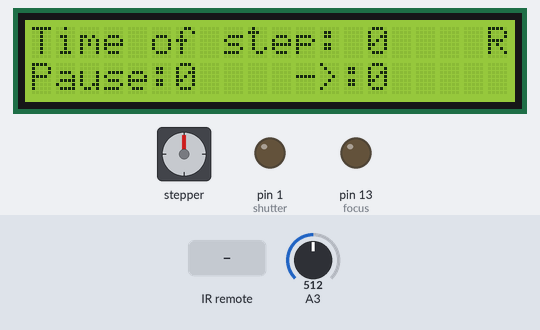
Recording of a sketch running on a simulated Arduino Uno, built with avr-gcc and run on an emulated ATmega328P. Shown: stepper motor, 20×2 character LCD, output pins drawn as LEDs (lit = HIGH). Wiring (inferred from the names in the program): stepper motor (2048 steps per turn assumed): coils pin 6, pin 7, pin 8, pin 9. Inputs (shaded band) come from the test bench; at power-on: A3 = 512. Pins used as bus, display or sensor lines are not drawn.

Above: at 2.2 s.
2.3 s: infrared code 0x8B7FA05 received
At 2.54 s:
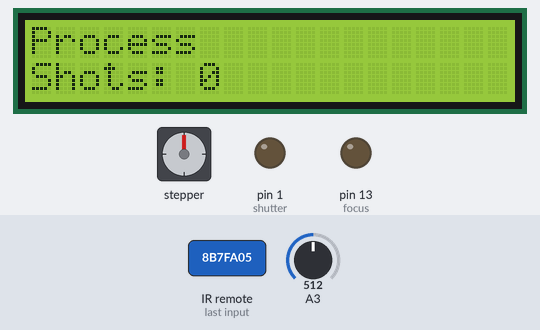
4.7 s: A3 set to 0
At 5.6 s:
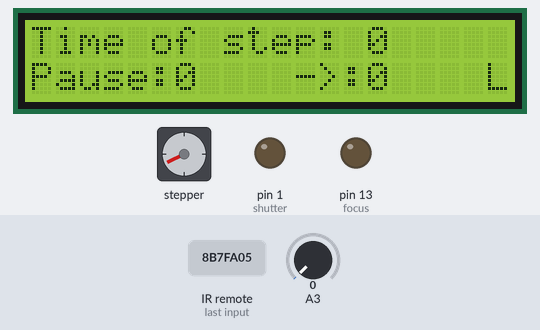
6.2 s: infrared code 0x8B7609F received
At 7.3 s:
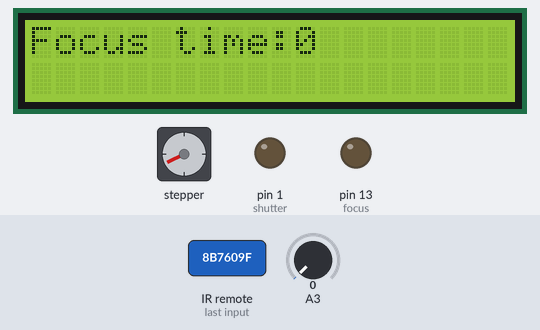
7.7 s: infrared code 0x8B722DD received
At 8.4 s:
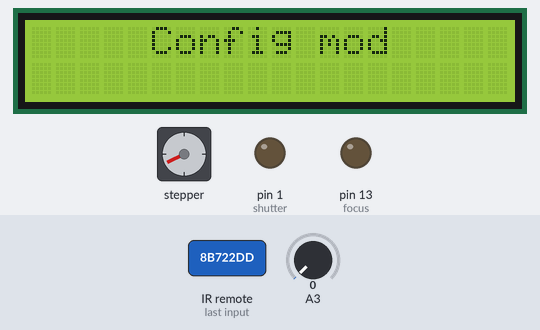
10.2 s: infrared code 0x8B7FA05 received
At 10.43 s:
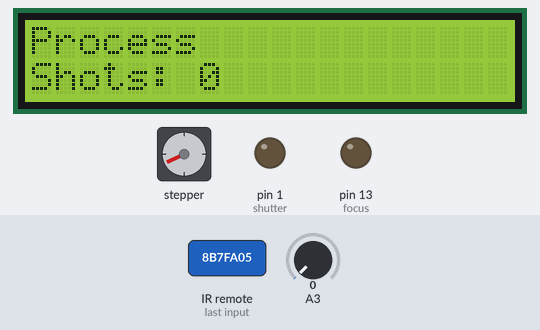
12.9 s: infrared code 0xFFFFFFFF received
Timing chart, 0 to 20.2 s (numbered marks = the images above; inputs shaded):
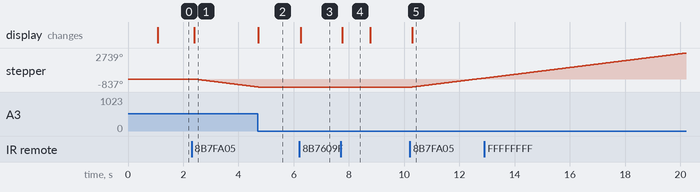

Measured:
- after the input at 2.3 s, stepper: keeps turning counter-clockwise at about 365°/s, starting after 0.11 s; the display: changes after 0.09 s (image 1)
- after the input at 4.7 s, stepper: goes on until 4.7 s, then stays -837°; the display: changes at once (image 2)
- after the input at 6.2 s, the display: changes after 0.06 s (image 3)
- after the input at 7.7 s, the display: changes after 0.06 s (image 4)
- after the input at 10.2 s, stepper: keeps turning clockwise at about 362°/s, starting after 0.09 s; the display: changes after 0.09 s (image 5)
- what the display in image 4 shows lasts 1.0 s, from 7.8 s to 8.8 s

The sketch:

TimeLapse.ino
```cpp
 #include <IRremote.h>
 #include <LiquidCrystal.h>
 #include <Stepper.h>


 int ir=0;
 int m1=6;
 int m2=7;
 int m3=8;
 int m4=9;
 int shutter=1;
 int focus=13;
 unsigned long int last=0,time=0;

 int speeed=0;
 int pause=0;
 int moving=0;
 int focustime=0;
 unsigned long moment;
 int shots=0;

 boolean FOCUS=false;
 boolean start=false;
 boolean conf=true;
 boolean reverse=false;
 boolean button=false;

 LiquidCrystal lcd(12, 11, 10, 5, 4, 3, 2);
 IRrecv irrecv(ir);
 decode_results results;
 decode_results menu;

 boolean t=false;


 void shoot(int pause, int focustime)
 {
   shots++;
   if(focustime)
   {
   digitalWrite(focus,HIGH);
   delay(focustime);
   digitalWrite(focus,LOW);
   }
   digitalWrite(shutter,HIGH);
   delay(pause+100);
   digitalWrite(shutter,LOW);
 }

 void ostanovka()
{
  if(pause) {
  digitalWrite(m1,LOW);
  digitalWrite(m2,LOW);
  digitalWrite(m3,LOW);
  digitalWrite(m4,LOW);
  if((millis()-time)>(moving)){time=0; delay(1000); shoot(pause,focustime); time = millis(); }}
}
void koncevik()
{
  if((analogRead(A3)==0) && (!button)) {start=false; conf=true; reverse=!reverse;button=true;}
}

void animation()
{
  lcd.setCursor(7,1);
 lcd.print(shots);
}

void setup()
{
  pinMode(m1, OUTPUT);
  pinMode(m2, OUTPUT);
  pinMode(m3, OUTPUT);
  pinMode(m4, OUTPUT);
  pinMode(shutter, OUTPUT);
  pinMode(focus, OUTPUT);
  digitalWrite(shutter,LOW);
  digitalWrite(focus,LOW);

  irrecv.enableIRIn();
  lcd.begin(20, 2);// задаем размерность дисплея
  lcd.print("Time-lapse slider");
  delay(1000);
  lcd.clear();

}


void loop()
{
  if (irrecv.decode(&results)) {
  if (results.value!=0xFFFFFFFF){delay(50); last=results.value;}
  else {results.value=last;}
irrecv.resume(); // Получить следующее значение
}


 if(analogRead(A3)!=0) button=false;

if(results.value==0x8B7FA05)
{conf=false;
FOCUS=false;
start=true;
moment=millis();
shots=0;
delay(30);
results.value=0;
lcd.clear();
lcd.print("Process");
lcd.setCursor(0,1);
lcd.print("Shots:");
}

if(results.value==0x8B7609F)
{ FOCUS=true;
conf=false;
start=false;
results.value=0;
 lcd.clear();
    lcd.setCursor(0, 0);
lcd.print("Focus time:");

}

  if(FOCUS)
  {

if(focustime<10)
{lcd.setCursor(12, 0);
lcd.print(" ");}
if(focustime<100)
{lcd.setCursor(13, 0);
lcd.print(" ");}
if(focustime<1000 && focustime>=100)
{lcd.setCursor(14, 0);
lcd.print(" ");}
lcd.setCursor(11, 0);
lcd.print(focustime);
if((results.value==0x8B73AC5)&&(FOCUS))
{focustime++;
results.value=0;}
if((results.value==0x8B71AE5)&&(FOCUS))
{focustime--;
results.value=0;}

if((results.value==0x8B77887)&&(FOCUS))
{focustime+=25;
results.value=0;}
if((results.value==0x8B758A7)&&(FOCUS))
{if(focustime<25) {focustime=0;}
else{
  focustime-=25;}
results.value=0;}

if((results.value==0x8B77A85)&&(FOCUS))
{focustime+=250;
results.value=0;}
if((results.value==0x8B7DA25)&&(FOCUS))
{if(focustime<250) {focustime=0;}
else{
  focustime-=250;}
results.value=0;}

  }


if(results.value==0x8B722DD)
{ conf=true;
FOCUS=false;
lcd.clear();
lcd.setCursor(5,0);
lcd.print("Config mod");
delay(1000);
lcd.clear();
start=false;
results.value=0;}


  if(conf)
  {
  digitalWrite(m1,LOW);
  digitalWrite(m2,LOW);
  digitalWrite(m3,LOW);
  digitalWrite(m4,LOW);
lcd.setCursor(0, 0);
lcd.print("Time of step: ");
if(speeed<10)
{lcd.setCursor(15, 0);
lcd.print(" ");}
if(speeed<100)
{lcd.setCursor(16, 0);
lcd.print(" ");}
if((speeed<1000)&&(speeed>=100))
{lcd.setCursor(17, 0);
lcd.print(" ");}
lcd.setCursor(14, 0);
lcd.print(speeed);

lcd.setCursor(0, 1);
lcd.print("Pause:");
if(pause<10)
{lcd.setCursor(7, 1);
lcd.print(" ");}
if(pause<100)
{lcd.setCursor(8, 1);
lcd.print(" ");}
if(pause<1000 && pause>=100)
{lcd.setCursor(9, 1);
lcd.print(" ");}
if(pause<10000 && pause>=1000)
{lcd.setCursor(10, 1);
lcd.print(" ");}


lcd.setCursor(6, 1);
lcd.print(pause);

lcd.setCursor(11, 1);
lcd.print("->:");
if(moving<10)
{lcd.setCursor(15, 1);
lcd.print(" ");}
if(moving<100)
{lcd.setCursor(16, 1);
lcd.print(" ");}
if(moving<1000 && moving>=100)
{lcd.setCursor(17, 1);
lcd.print(" ");}
if(moving<10000 && moving>=1000)
{lcd.setCursor(18, 1);
lcd.print(" ");}
lcd.setCursor(14, 1);
lcd.print(moving);

if(!reverse)
{lcd.setCursor(19,1);
lcd.print(" ");
lcd.setCursor(19,0);
lcd.print("R");
}
else
{
lcd.setCursor(19,0);
lcd.print(" ");
lcd.setCursor(19,1);
lcd.print("L");
}

if(results.value==0x8B718E7)
{pause=0; moving=0; speeed=0;
lcd.clear();
results.value=0;}


if((results.value==0x8B73AC5)&&(pause!=60000)&&(conf))
{pause++;
results.value=0;}
if((results.value==0x8B71AE5)&&(pause!=0)&&(conf))
{pause--;
results.value=0;}

if((results.value==0x8B77887)&&(pause!=60000)&&(conf))
{pause+=25;
results.value=0;}
if((results.value==0x8B758A7)&&(pause!=0)&&(conf))
{if(pause<25) {pause=0;}
else{
  pause-=25;}
results.value=0;}

if((results.value==0x8B77A85)&&(pause!=60000)&&(conf))
{pause+=250;
results.value=0;}
if((results.value==0x8B7DA25)&&(pause!=0)&&(conf))
{if(pause<250) {pause=0;}
else{
  pause-=250;}
results.value=0;}


if((results.value==0x8B7A05F)&&(moving!=99000))
{moving+=100;
results.value=0;}
if((results.value==0x8B7E21D)&&(moving!=0))
{moving-=100;
results.value=0;}

if((results.value==0x8B750AF)&&(speeed!=1000))
{speeed++;results.value=0;}
if((results.value==0x8B7906F)&&(speeed!=0))
{speeed--;results.value=0;}


 if(results.value==0x8B740BF)
 {reverse=!reverse;
 delay(50);
 results.value=0;}

 }


 if(start)
{
  if(!time) time = millis();

  if(!reverse)
  {
  // step 1
digitalWrite(m1, 1);
digitalWrite(m2, 0);
digitalWrite(m3, 1);
digitalWrite(m4, 0);
  delay (speeed);
  ostanovka();
  animation();
  koncevik();
    // step 2
digitalWrite(m1, 1);
digitalWrite(m2, 0);
digitalWrite(m3, 0);
digitalWrite(m4, 1);
  delay ( speeed);
  ostanovka();
  animation();
  koncevik();
    // step 3
digitalWrite(m1, 0);
digitalWrite(m2, 1);
digitalWrite(m3, 0);
digitalWrite(m4, 1);
  delay ( speeed);
  ostanovka();
  animation();
  koncevik();
    // step 4
digitalWrite(m1, 0);
digitalWrite(m2, 1);
digitalWrite(m3, 1);
digitalWrite(m4, 0);
  delay ( speeed);
  ostanovka();
  animation();
  koncevik();
  }
  else
  {
    // step 8
digitalWrite(m1, 0);
digitalWrite(m2, 1);
digitalWrite(m3, 1);
digitalWrite(m4, 0);
  delay ( speeed);
  ostanovka();
  animation();
  koncevik();
    // step 7
digitalWrite(m1,0);
digitalWrite(m2, 1);
digitalWrite(m3, 0);
digitalWrite(m4, 1);
  delay ( speeed);
  ostanovka();
  animation();
  koncevik();
    // step 6
digitalWrite(m1, 1);
digitalWrite(m2, 0);
digitalWrite(m3, 0);
digitalWrite(m4, 1);
  delay ( speeed);
  ostanovka();
  animation();
  koncevik();
    // step 5
digitalWrite(m1,1);
digitalWrite(m2, 0);
digitalWrite(m3, 1);
digitalWrite(m4, 0);
  delay ( speeed);
  ostanovka();
  animation();
  koncevik();
  }
 }
}
```
